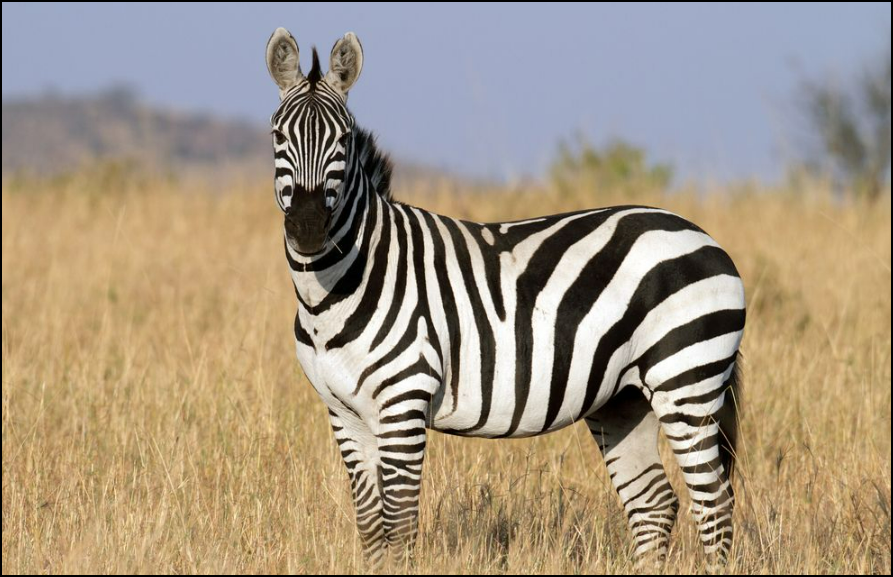
#> input picture Computer Vision Basic Techniques/Images/Sample.png, 893 x 577 px, found by its file name
$ python Draw_Contours.py
#> lines starting #> are read from the running program, lines starting #| are printed output that depends on the picture; after the words box and inside, x2 and y2 are one past the last pixel; in counts of white or black regions, pixels touching at a corner belong together
import cv2
import numpy as np
import matplotlib.pyplot as plt
from PIL import Image
from IPython.display import Image


image_read = cv2.imread("Computer Vision Basic Techniques/Images/Sample.png", cv2.IMREAD_COLOR)
#> image_read is the input picture: shape (577, 893, 3); mean B, G, R 130.3, 149.6, 163.7

gray_image = cv2.cvtColor(image_read, cv2.COLOR_BGR2GRAY)
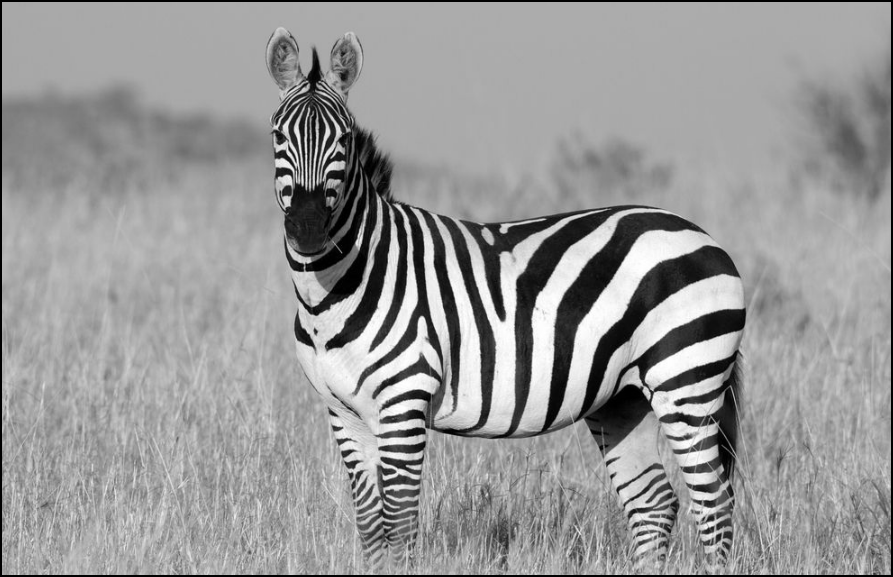
#> gray_image: shape (577, 893); min 0, max 255, mean 151.6

_,binary_image = cv2.threshold(gray_image,127,255,cv2.THRESH_BINARY)
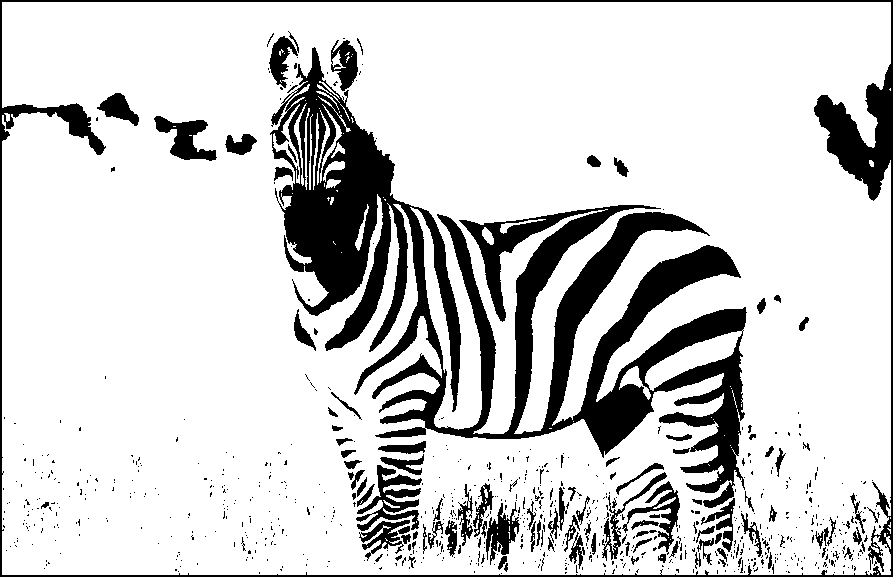
#> binary_image: shape (577, 893); 82.1% white; 787 black regions (674 under 20 px)

kernels = np.ones((5,5),dtype=np.uint8)

contour_image, hierarchy =cv2.findContours(binary_image,cv2.RETR_TREE, cv2.CHAIN_APPROX_SIMPLE)
#> contour_image = 1111 contours, 930 with area under 20; largest, box (x1, y1, x2, y2) and area: (2, 2, 891, 575) 500430, (269, 46, 748, 509) 65889, (356, 464, 423, 532) 1942, (153, 115, 218, 162) 1420, (626, 480, 681, 553) 1250

print(contour_image)
#> (printed output is left out)

cv2.drawContours(image_read, contour_image, -1, (0,255,145), 2)
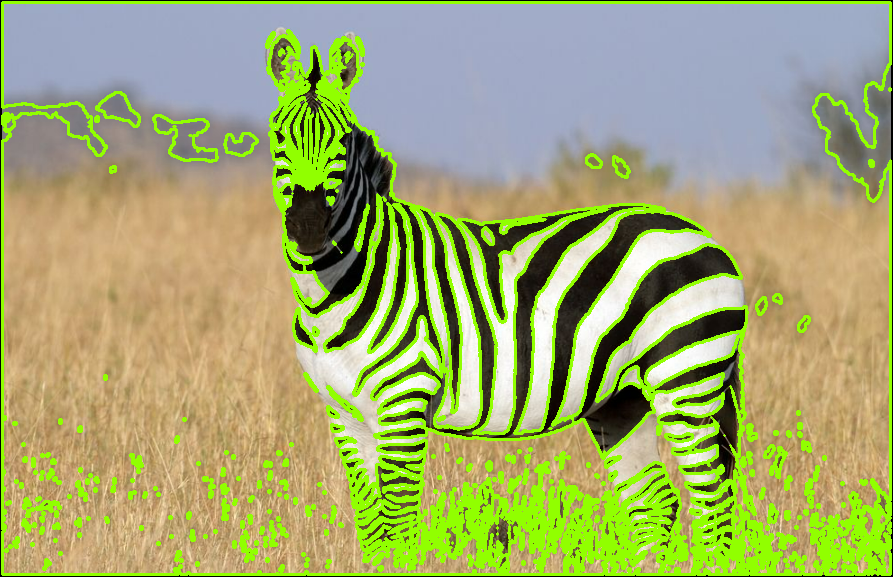
#> image_read: shape (577, 893, 3); 17.2% of pixels changed, all inside (x1, y1, x2, y2) = (1, 1, 892, 576)

cv2.imshow("IMAGE",image_read)

cv2.waitKey(0)
cv2.destroyAllWindows()
